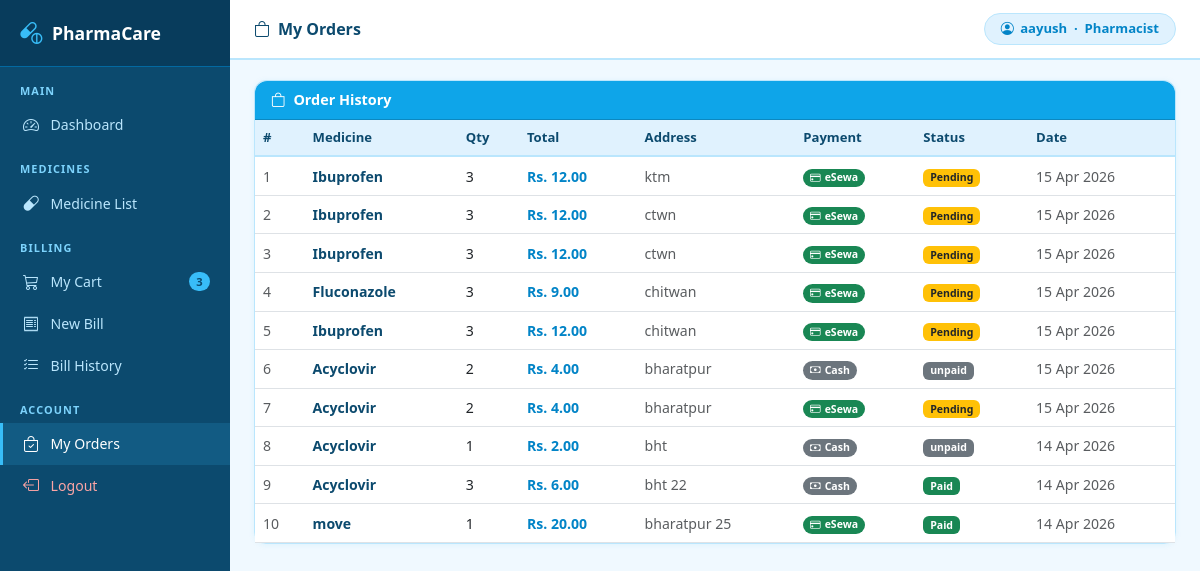
/my-orders/ (signed in), run on an earlier commit of the app's database.
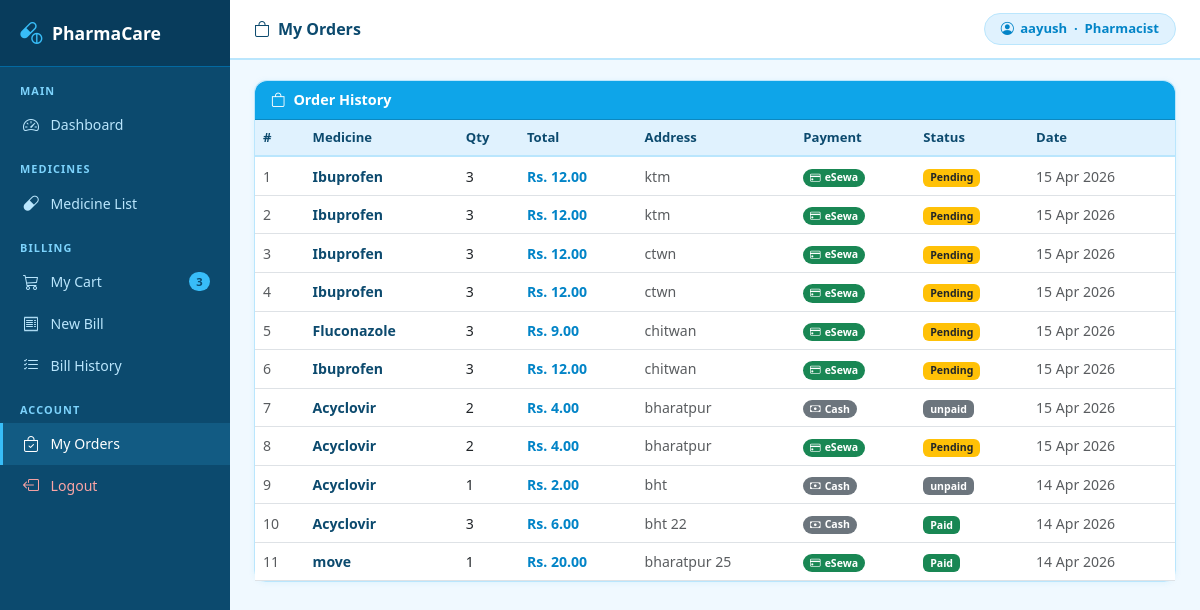
And on a later commit of the database.
### pharmacy/models.py (models this page shows, shortened)
class User(AbstractUser):
    ROLE_CHOICES = [('admin','Admin'),('pharmacist','Pharmacist')]
    role = models.CharField(max_length=20, choices=ROLE_CHOICES, default='pharmacist')
    class Meta:
        app_label = 'pharmacy'

class PharmacyOrder(models.Model):
    PAYMENT_CHOICES = [
        ('esewa', 'eSewa'),
        ('cash',  'Cash on Delivery'),
    ]
    STATUS_CHOICES = [
        ('pending',   'Pending'),
        ('paid',      'Paid'),
        ('failed',    'Failed'),
        ('cancelled', 'Cancelled'),
    ]
    user             = models.ForeignKey(User, on_delete=models.CASCADE)
    medicine         = models.ForeignKey(Medicine, on_delete=models.PROTECT)
    cart_item        = models.ForeignKey(CartItem, on_delete=models.SET_NULL,
     null=True, blank=True)
    quantity         = models.PositiveIntegerField()
    total_price      = models.DecimalField(max_digits=12, decimal_places=2)
    address          = models.TextField()
    contact_no       = models.CharField(max_length=15)
    payment_method   = models.CharField(max_length=10,
    choices=PAYMENT_CHOICES, default='cash')
    payment_status   = models.CharField(max_length=15,
    choices=STATUS_CHOICES, default='pending')
    transaction_uuid = models.CharField(max_length=100, blank=True)
    created_at       = models.DateTimeField(auto_now_add=True)
    class Meta:
        app_label = 'pharmacy'

class Medicine(models.Model):
    name                = models.CharField(max_length=200)
    category            = models.ForeignKey(Category, on_delete=models.SET_NULL,
                                             null=True, blank=True)
    price               = models.DecimalField(max_digits=10, decimal_places=2)
    stock_quantity      = models.PositiveIntegerField(default=0)
    expiry_date         = models.DateField()
    manufacturer        = models.DateField()
    description = models.TextField(blank=True, null=True)
    low_stock_threshold = models.PositiveIntegerField(default=10)
    image               = models.ImageField(upload_to='medicines/', blank=True, null=True)
    created_at          = models.DateTimeField(auto_now_add=True)
    updated_at          = models.DateTimeField(auto_now=True)
    class Meta:
        app_label = 'pharmacy'

### pharmacy/views.py (the view)
# urls.py: path('my-orders/',views.my_orders,name='my_orders'),
@login_required
def my_orders(request):
    orders = PharmacyOrder.objects.filter(
        user=request.user).select_related('medicine').order_by('-created_at')
    return render(request, 'pharmacy/my_orders.html', {'orders': orders})

### templates/pharmacy/my_orders.html (shortened to what this page needs)
{% extends 'pharmacy/base.html' %}
{% block page_title %}<i class="bi bi-bag me-2"></i>My Orders{% endblock %}
{% block content %}
{% if orders %}
<div class="card">
    <div class="card-header text-white"
         style="background:#0ea5e9;">
        <i class="bi bi-bag me-2"></i>Order History
    </div>
    <div class="card-body p-0">
        <div class="table-responsive">
            <table class="table table-hover mb-0">
                <thead>
                    <tr>
                        <th>#</th>
                        <th>Medicine</th>
                        <th>Qty</th>
                        <th>Total</th>
                        <th>Address</th>
                        <th>Payment</th>
                        <th>Status</th>
                        <th>Date</th>
                    </tr>
                </thead>
                <tbody>
                    {% for order in orders %}
                    <tr>
                        <td class="text-muted small">{{ forloop.counter }}</td>
                        <td>
                            <strong style="color:#0c4a6e;">
                                {{ order.medicine.name }}
                            </strong>
                        </td>
                        <td>{{ order.quantity }}</td>
                        <td class="fw-semibold" style="color:#0284c7;">
                            Rs. {{ order.total_price }}
                        </td>
                        <td class="small text-muted">
                            {{ order.address|truncatechars:30 }}
                        </td>
                        <td>
                            {% if order.payment_method == 'esewa' %}
                            <span class="badge rounded-pill bg-success">
                                <i class="bi bi-credit-card me-1"></i>eSewa
                            </span>
                            {% else %}
                            <span class="badge rounded-pill bg-secondary">
                                <i class="bi bi-cash me-1"></i>Cash
                            </span>
                            {% endif %}
                        </td>
                        <td>
                            {% if order.payment_status == 'paid' %}
                            <span class="badge bg-success">Paid</span>
                            {% elif order.payment_status == 'pending' %}
                            <span class="badge bg-warning text-dark">Pending</span>
                            {% elif order.payment_status == 'failed' %}
                            <span class="badge bg-danger">Failed</span>
                            {% else %}
                            <span class="badge bg-secondary">{{ order.payment_status }}</span>
                            {% endif %}
                        </td>
                        <td class="text-muted small">
                            {{ order.created_at|date:"d M Y" }}
                        </td>
                    </tr>
                    {% endfor %}
                </tbody>
            </table>
        </div>
    </div>
</div>
{% endif %}
{% endblock %}

### templates/pharmacy/base.html (shortened to what this page needs)
<!DOCTYPE html>
<html lang="en">
<head>
    <link href="https://cdn.jsdelivr.net/npm/bootstrap@5.3.0/dist/css/bootstrap.min.css" rel="stylesheet">
    <link href="https://cdn.jsdelivr.net/npm/bootstrap-icons@1.11.0/font/bootstrap-icons.css" rel="stylesheet">
</head>
<body>
{% if user.is_authenticated %}
<div class="sidebar">
    <div class="sidebar-brand">
        <i class="bi bi-capsule-pill"></i>
        PharmaCare
    </div>
    <div class="nav-section">Main</div>
    <a href="{% url 'dashboard' %}"
       class="nav-link {% if request.resolver_match.url_name == 'dashboard' %}active{% endif %}">
        <i class="bi bi-speedometer2"></i> Dashboard
    </a>
    <div class="nav-section">Medicines</div>
    <a href="{% url 'medicine_list' %}"
       class="nav-link {% if 'medicine' in request.resolver_match.url_name %}active{% endif %}">
        <i class="bi bi-capsule"></i> Medicine List
    </a>
    <div class="nav-section">Billing</div>
    <a href="{% url 'cart' %}"
       class="nav-link {% if request.resolver_match.url_name == 'cart' %}active{% endif %}">
        <i class="bi bi-cart3"></i> My Cart
        {% with count=request.user.cartitem_set.count %}
        {% if count > 0 %}
        <span class="badge rounded-pill ms-auto"
              style="background:#38bdf8; color:#0c4a6e; font-size:0.7rem;">
            {{ count }}
        </span>
        {% endif %}
        {% endwith %}
    </a>
    <a href="{% url 'create_bill' %}"
       class="nav-link {% if request.resolver_match.url_name == 'create_bill' %}active{% endif %}">
        <i class="bi bi-receipt"></i> New Bill
    </a>
    <a href="{% url 'bill_list' %}"
       class="nav-link {% if request.resolver_match.url_name == 'bill_list' %}active{% endif %}">
        <i class="bi bi-list-check"></i> Bill History
    </a>
    <div class="nav-section">Account</div>
<a href="{% url 'my_orders' %}"
   class="nav-link {% if request.resolver_match.url_name == 'my_orders' %}active{% endif %}">
    <i class="bi bi-bag-check"></i> My Orders
</a>
<a href="{% url 'logout' %}" class="nav-link" style="color:#fca5a5;">
    <i class="bi bi-box-arrow-left"></i> Logout
</a>
</div>
<div class="topbar">
    <span class="topbar-title">
        {% block page_title %}Dashboard{% endblock %}
    </span>
    <div class="user-pill">
        <i class="bi bi-person-circle"></i>
        {{ user.username }} &nbsp;·&nbsp; {{ user.role|title }}
    </div>
</div>
<div class="main">
    {% block content %}{% endblock %}
</div>
{% else %}
    {% block auth_content %}{% endblock %}
{% endif %}
</body>
</html>

### templates/pharmacy/base.html (style rules this page uses)
:root { --sky: #0ea5e9; --sky-dark: #0284c7; --sky-light: #e0f2fe; --sky-mid: #bae6fd; --sidebar-w: 230px; --topbar-h: 60px; }
* { box-sizing: border-box; }
body { background: #f0f9ff; font-family: 'Segoe UI', sans-serif; font-size: 14px; }
.sidebar { position: fixed; top: 0; left: 0; width: var(--sidebar-w); height: 100vh; background: #0c4a6e; overflow-y: auto; z-index: 200; }
.sidebar-brand { background: #083c5c; padding: 1rem 1.25rem; display: flex; align-items: center; gap: 0.6rem; color: #fff; font-size: 1.1rem; font-weight: 700; border-bottom: 1px solid #0369a1; }
.sidebar-brand i { color: #38bdf8; font-size: 1.4rem; }
.nav-section { color: #7dd3fc; font-size: 0.68rem; font-weight: 600; text-transform: uppercase; letter-spacing: 0.1em; padding: 1rem 1.25rem 0.3rem; }
.sidebar .nav-link { color: #bae6fd; padding: 0.55rem 1.25rem; display: flex; align-items: center; gap: 0.6rem; font-size: 0.88rem; border-left: 3px solid transparent; transition: all 0.15s; }
.sidebar .nav-link:hover, .sidebar .nav-link.active { color: #fff; background: rgba(56,189,248,0.15); border-left-color: #38bdf8; }
.sidebar .nav-link i { font-size: 1rem; width: 18px; }
.topbar { position: fixed; top: 0; left: var(--sidebar-w); right: 0; height: var(--topbar-h); background: #fff; border-bottom: 2px solid var(--sky-mid); display: flex; align-items: center; justify-content: space-between; padding: 0 1.5rem; z-index: 100; }
.topbar-title { font-weight: 700; font-size: 1rem; color: #0c4a6e; }
.user-pill { background: var(--sky-light); color: var(--sky-dark); border: 1px solid var(--sky-mid); border-radius: 50px; padding: 0.3rem 1rem; font-size: 0.82rem; font-weight: 600; display: flex; align-items: center; gap: 0.4rem; }
.main { margin-left: var(--sidebar-w); padding-top: calc(var(--topbar-h) + 1.25rem); padding-left: 1.5rem; padding-right: 1.5rem; padding-bottom: 2rem; min-height: 100vh; }
.card { border: 1px solid var(--sky-mid); border-radius: 12px; box-shadow: 0 1px 6px rgba(14,165,233,0.08); }
.card-header { border-radius: 12px 12px 0 0 !important; font-weight: 600; font-size: 0.9rem; }
.table thead th { background: var(--sky-light); color: #0c4a6e; font-weight: 600; font-size: 0.82rem; border-bottom: 2px solid var(--sky-mid); }
.table td { vertical-align: middle; font-size: 0.88rem; }

What changed in the data, as far as the page shows it:
added PharmacyOrder: medicine.name "Ibuprofen", quantity "3", total_price "12.00", address "ktm", payment_method "esewa" (drawn), payment_status "Pending", created_at "15 Apr 2026"
